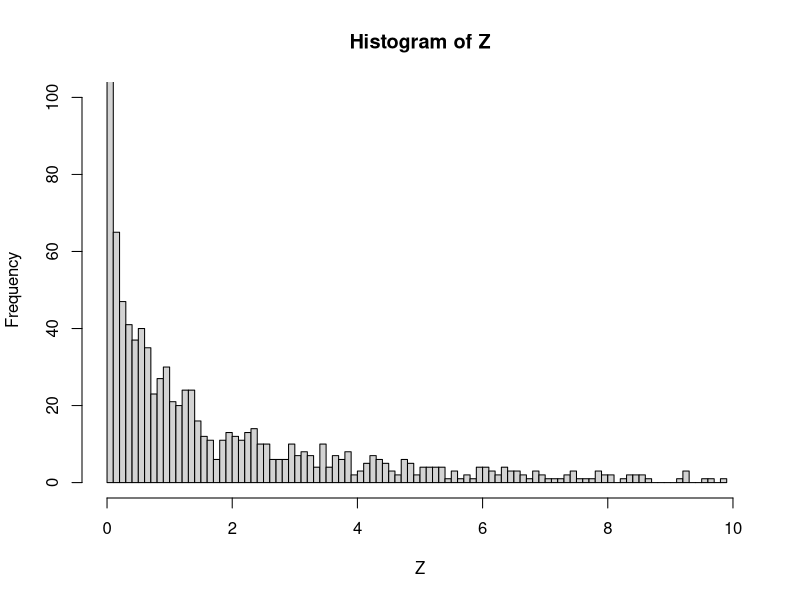
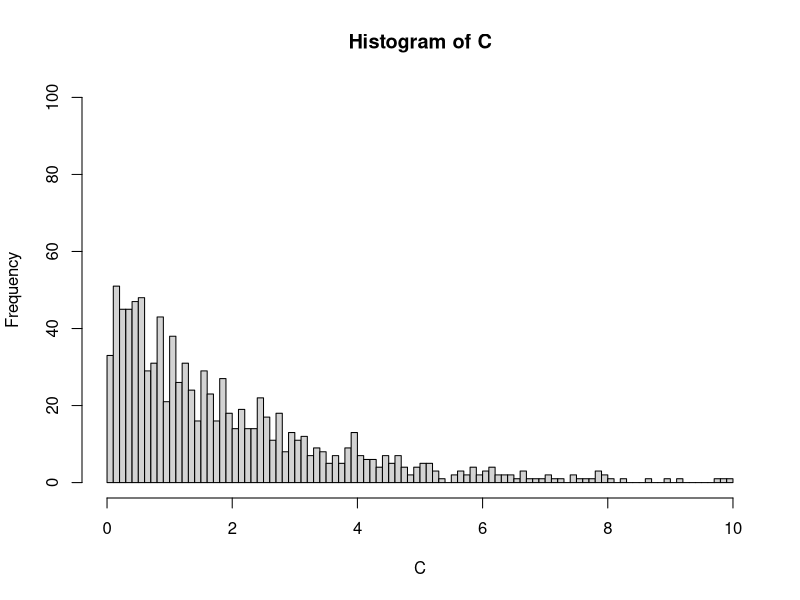

These charts were generated, in order, by the following R code:
## ---- chunk 1
X = rnorm(n = 500, mean = 3, sd = 5^0.5)
Y = rnorm(n = 500, mean = -7, sd = 2^0.5)

Z = c(5^-0.5 * (X - 3)^2, 2^-0.5 * (Y + 7)^2)
Z = subset(Z, Z < 10)

C = rchisq(n = 1000, df = 2)
C = subset(C, C < 10)

hist(Z, breaks = 100, xlim = c(0, 10), ylim = c(0, 100))
hist(C, breaks = 100, xlim = c(0, 10), ylim = c(0, 100))
